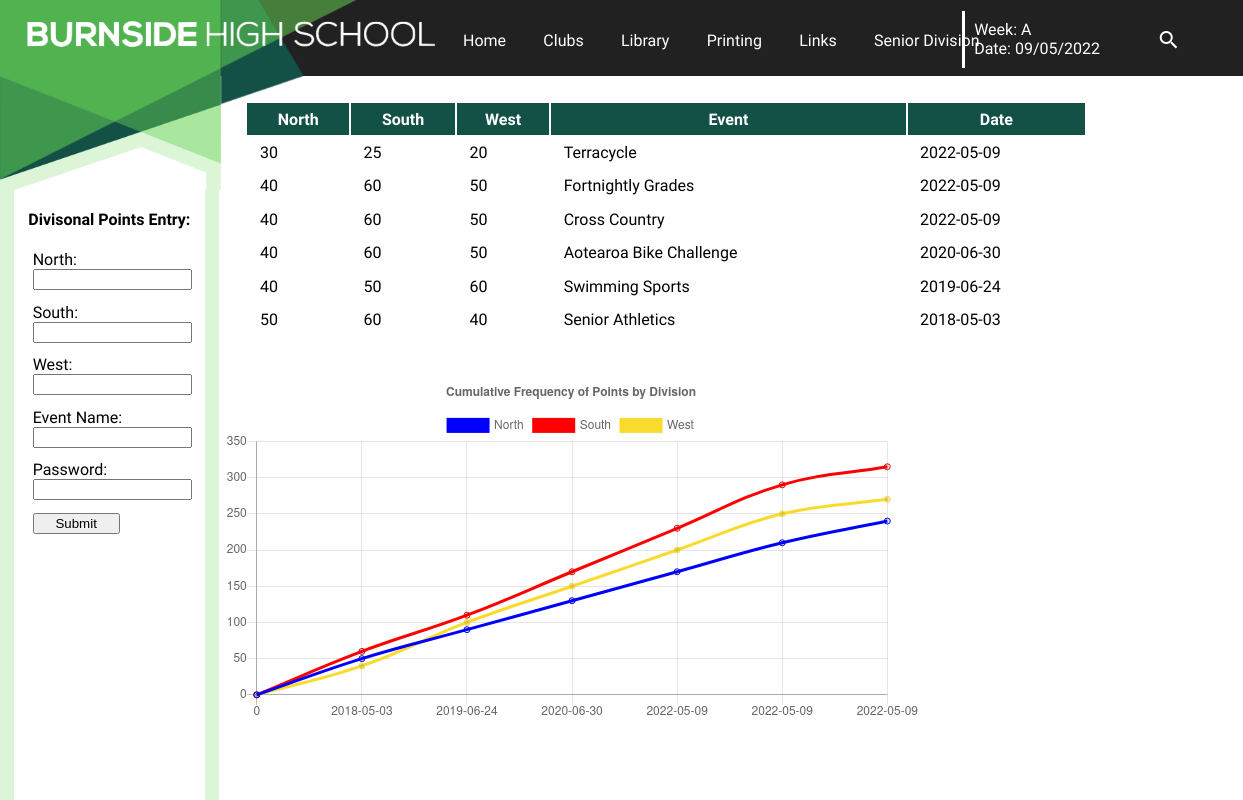
The page /divpoints on the database its author committed.
### tables this page shows
CREATE TABLE Points (id INTEGER PRIMARY KEY, north INTEGER, south INTEGER, west INTEGER, event STRING, date DATE);

### main.py (the view, shortened to what this page needs)
@app.route('/divpoints', methods=['POST', 'GET'])
def divpoints():
    with sqlite3.connect("db/Divisionalpoints.db") as connection:
        cursor = connection.cursor()
        cursor.execute('SELECT north, south, west, event, date\
                       FROM Points ORDER BY date DESC')
        results = cursor.fetchall()
    return render_template('divisionalpoints.html', results=results,
                           week=week, date=date)

### templates/divisionalpoints.html (shortened to what this page needs)
{% extends 'layout.html' %}
{% block content %}
    <table>
        <tr>
            <th>North</th>
            <th>South</th>
            <th>West</th>
            <th>Event</th>
            <th>Date</th>
        </tr>
        {%for item in results%}
        <tr>
            <td>{{item[0]}}</td>
            <td>{{item[1]}}</td>
            <td>{{item[2]}}</td>
            <td>{{item[3]}}</td>
            <td>{{item[4]}}</td>
        </tr>
        {% endfor %}
    </table>
    <br><br>
    <canvas id="myChart" style="width:100%;max-width:700px"></canvas>
    <script>
        yNorth.push(northtotal)
        ySouth.push(southtotal)
        yWest.push(westtotal)
        new Chart("myChart", {
            type: "line",
            data: {
            labels: xValues,
            datasets: [{
                data: yNorth,
                borderColor: "blue",
                fill: false,
                label: 'North',
            },{
                data: ySouth,
                borderColor: "red",
                fill: false,
                label: 'South'
            },{
                data: yWest,
                borderColor: "#fadb2d",
                fill: false,
                label: 'West'
            }]
        },
        options: {
            title: {
                display: true,
                text:"Cumulative Frequency of Points by Division"
            }
        }
        });
    </script>
{% endblock %}
{% block sidebar %}
    <h4>Divisonal Points Entry:</h4>
    <form autocomplete="off"class='divpointsform' method="POST">
        <label for="North">North:</label><br>
        <input type="number" id="North" name="North" min=0 required><br>
        <label for="South">South:</label><br>
        <input type="number" id="South" name="South" min=0 required><br>
        <label for="West">West:</label><br>
        <input type="number" id="West" name="West" min=0 required><br>
        <label for="Event">Event Name:</label><br>
        <input type="text" id="Event" name="Event" required>
        <label for="Password">Password:</label><br>
        <input type="password" id="Password" name="Password" required><br>
        <input type="submit" id="Submit" name="Submit">
    </form>
{% endblock %}

### templates/layout.html (shortened to what this page needs)
<!DOCTYPE html>
<head>
    <link rel="stylesheet" href="/static/css/style.css">
</head>
<body>
    <a href="/" class=cornertriangles>
        <img src="static/css/ct1.png"alt="burnside logo">
    </a>
    <div class=cornertriangles2><img src="static/css/ct2.png"></div>
    {% include 'header.html' %}
    <article>
        {% block content%}{% endblock %}
    </article>
    <div class="sidenav">
        {% block sidebar%}{% endblock %}
    </div>
</body>

### templates/header.html
<header>
    <a href="/">Home</a>
    <a href="/clubs">Clubs</a>
    <a href="http://opac.burnside.school.nz:2000/#!dashboard" target="_blank">Library</a>
    <a href="/printing">Printing</a>
    <a href="/links">Links</a>
    <a href="https://sites.google.com/a/burnside.school.nz/bhs_senior-division/" target="_blank">Senior Division</a>
    <p>Week: {{week}} <br>Date: {{date}}</p>
    <i class="material-icons" style=color:white>search</i>
</header>

### static/css/style.css (style rules this page uses)
body { font-family: 'Raleway', sans-serif; margin: 0px 0px 0px 0px; background-color: white; background-size: 30vw, 15.0857142857vw; overflow-x: hidden; }
.cornertriangles img { width: 17.75vw; float: left; position:fixed; z-index: 3; }
.cornertriangles2 img { width: 17.25vw; float: left; position:fixed; z-index: 3; left: 17.75vw; }
header { background-color: rgba(33, 33, 33, 100); height: 6.145vw; position:fixed; width:100vw; z-index: 2; padding-left: 35vw; }
header a { color: white; text-decoration: none; float:left; margin-top: 1.75vw; margin-left: 1.5vw; padding:0.75vw; }
header p { color: white; text-decoration: none; right:45.75vw; margin-top: 0.875vw; margin-left: 4vw; padding:0.75vw; border-left-color: white; border-left-style: solid; position: absolute }
.material-icons { padding:2vw; position:absolute; right:38vw; top:0.25vw; }
article { background-color: white; position:absolute; top:6.15vw; left:17.75vw; width:85vw; padding:0; margin:0; }
.sidenav { height:100%; width:15.34vw; top:15.2vw; background-color: white; border-color: rgba(220, 245, 215, 100); border-width: 1.2vw; border-style: solid; border-bottom-width:0; border-top-width:0; position:fixed; }
table { width:82%; padding-top:2vw; padding-left:2vw; }
h4 { text-align:center; }
th { background-color: rgba(19, 81, 70, 100); color:white; padding:0.5vw; }
td { padding:0.5vw 0 0.5vw 1vw; }
.divpointsform { border-width:0.1vw; padding:0; margin-left:1.5vw; }
.divpointsform input { width:12.14vw; margin-bottom: 1vw; }
input[type="submit" i] { width:7vw; }

### rows shown on the page
Points: north "30", south "25", west "20", event "Terracycle", date "2022-05-09"
Points: north "40", south "60", west "50", event "Fortnightly Grades", date "2022-05-09"
Points: north "40", south "60", west "50", event "Cross Country", date "2022-05-09"
Points: north "40", south "60", west "50", event "Aotearoa Bike Challenge", date "2020-06-30"
Points: north "40", south "50", west "60", event "Swimming Sports", date "2019-06-24"
Points: north "50", south "60", west "40", event "Senior Athletics", date "2018-05-03"

### other values the page prints
{{ week }} "A"
{{ date }} "09/05/2022"
